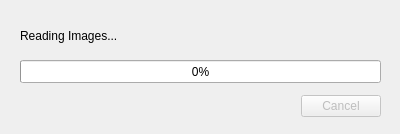
<?xml version="1.0" encoding="UTF-8"?>
<ui version="4.0">
 <class>Dialog</class>
 <widget class="QDialog" name="Dialog">
  <property name="enabled">
   <bool>true</bool>
  </property>
  <property name="geometry">
   <rect>
    <x>0</x>
    <y>0</y>
    <width>400</width>
    <height>134</height>
   </rect>
  </property>
  <property name="sizePolicy">
   <sizepolicy hsizetype="Fixed" vsizetype="Fixed">
    <horstretch>0</horstretch>
    <verstretch>0</verstretch>
   </sizepolicy>
  </property>
  <property name="windowTitle">
   <string>Trainning</string>
  </property>
  <property name="sizeGripEnabled">
   <bool>false</bool>
  </property>
  <property name="modal">
   <bool>true</bool>
  </property>
  <widget class="QDialogButtonBox" name="buttonBox">
   <property name="enabled">
    <bool>false</bool>
   </property>
   <property name="geometry">
    <rect>
     <x>20</x>
     <y>90</y>
     <width>361</width>
     <height>32</height>
    </rect>
   </property>
   <property name="orientation">
    <enum>Qt::Horizontal</enum>
   </property>
   <property name="standardButtons">
    <set>QDialogButtonBox::Cancel</set>
   </property>
  </widget>
  <widget class="QProgressBar" name="progressBar">
   <property name="geometry">
    <rect>
     <x>20</x>
     <y>60</y>
     <width>361</width>
     <height>23</height>
    </rect>
   </property>
   <property name="value">
    <number>0</number>
   </property>
  </widget>
  <widget class="QLabel" name="label">
   <property name="geometry">
    <rect>
     <x>20</x>
     <y>20</y>
     <width>341</width>
     <height>31</height>
    </rect>
   </property>
   <property name="text">
    <string>Reading Images...</string>
   </property>
  </widget>
 </widget>
 <resources/>
 <connections>
  <connection>
   <sender>buttonBox</sender>
   <signal>accepted()</signal>
   <receiver>Dialog</receiver>
   <slot>accept()</slot>
   <hints>
    <hint type="sourcelabel">
     <x>248</x>
     <y>254</y>
    </hint>
    <hint type="destinationlabel">
     <x>157</x>
     <y>274</y>
    </hint>
   </hints>
  </connection>
  <connection>
   <sender>buttonBox</sender>
   <signal>rejected()</signal>
   <receiver>Dialog</receiver>
   <slot>reject()</slot>
   <hints>
    <hint type="sourcelabel">
     <x>316</x>
     <y>260</y>
    </hint>
    <hint type="destinationlabel">
     <x>286</x>
     <y>274</y>
    </hint>
   </hints>
  </connection>
 </connections>
</ui>
